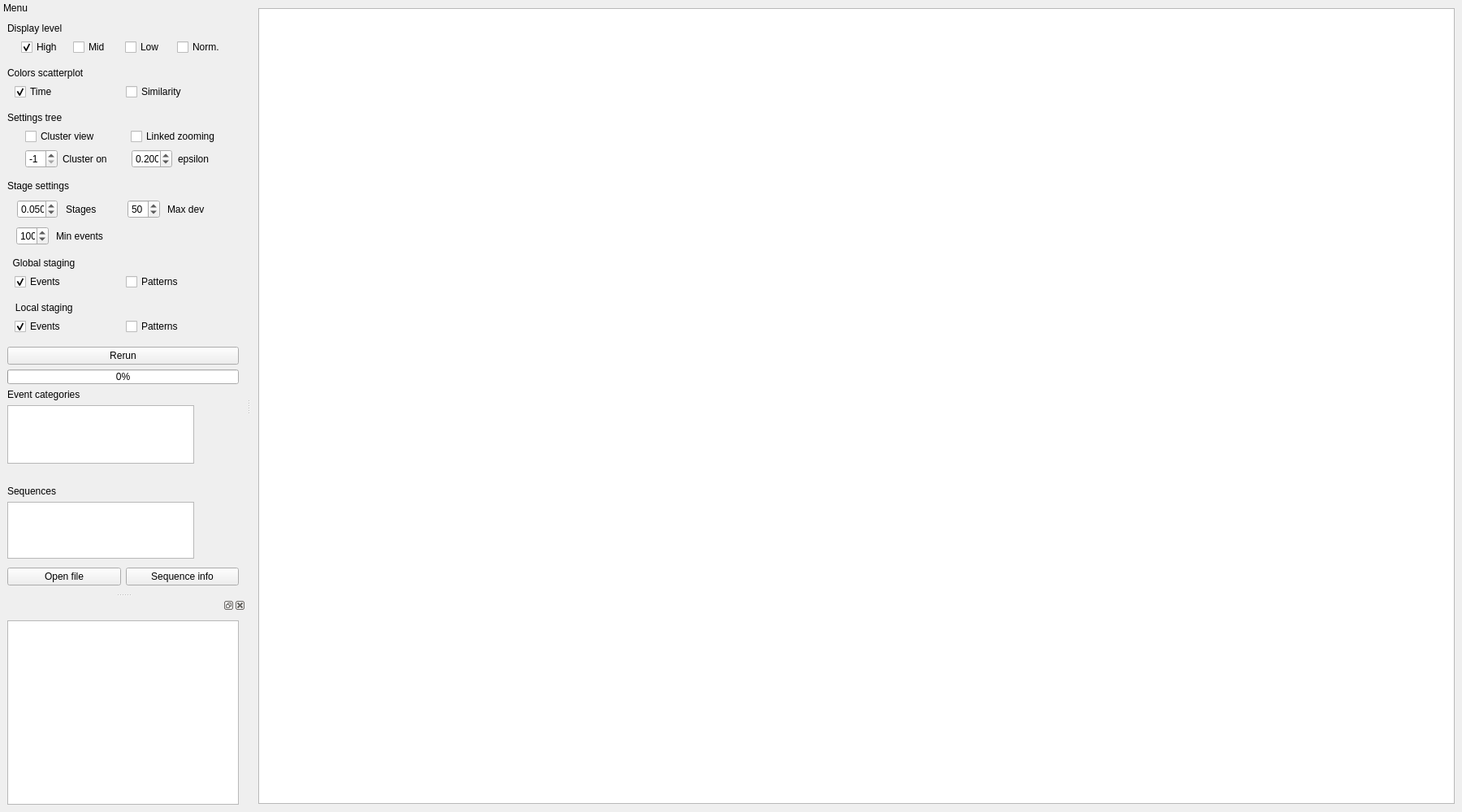
<?xml version="1.0" encoding="UTF-8"?>
<ui version="4.0">
 <class>MainWindow</class>
 <widget class="QMainWindow" name="MainWindow">
  <property name="geometry">
   <rect>
    <x>0</x>
    <y>0</y>
    <width>1800</width>
    <height>1000</height>
   </rect>
  </property>
  <property name="windowTitle">
   <string>MainWindow</string>
  </property>
  <widget class="QWidget" name="centralwidget">
   <layout class="QHBoxLayout" name="horizontalLayout">
    <property name="spacing">
     <number>6</number>
    </property>
    <item>
     <widget class="QWidget" name="visual" native="true">
      <property name="maximumSize">
       <size>
        <width>16777215</width>
        <height>980</height>
       </size>
      </property>
      <layout class="QVBoxLayout" name="verticalLayout_2">
       <property name="leftMargin">
        <number>0</number>
       </property>
       <property name="topMargin">
        <number>0</number>
       </property>
       <property name="rightMargin">
        <number>0</number>
       </property>
       <property name="bottomMargin">
        <number>0</number>
       </property>
       <item>
        <widget class="QWidget" name="widget" native="true">
         <property name="sizePolicy">
          <sizepolicy hsizetype="Preferred" vsizetype="Preferred">
           <horstretch>0</horstretch>
           <verstretch>0</verstretch>
          </sizepolicy>
         </property>
         <property name="minimumSize">
          <size>
           <width>0</width>
           <height>1</height>
          </size>
         </property>
         <layout class="QHBoxLayout" name="horizontalLayout_2" stretch="3">
          <property name="spacing">
           <number>3</number>
          </property>
          <property name="leftMargin">
           <number>0</number>
          </property>
          <property name="topMargin">
           <number>0</number>
          </property>
          <property name="rightMargin">
           <number>0</number>
          </property>
          <property name="bottomMargin">
           <number>0</number>
          </property>
          <item>
           <widget class="QGraphicsView" name="graphicsView_test">
            <property name="verticalScrollBarPolicy">
             <enum>Qt::ScrollBarAlwaysOff</enum>
            </property>
            <property name="horizontalScrollBarPolicy">
             <enum>Qt::ScrollBarAlwaysOff</enum>
            </property>
            <property name="renderHints">
             <set>QPainter::Antialiasing|QPainter::SmoothPixmapTransform|QPainter::TextAntialiasing</set>
            </property>
            <property name="dragMode">
             <enum>QGraphicsView::ScrollHandDrag</enum>
            </property>
            <property name="transformationAnchor">
             <enum>QGraphicsView::AnchorUnderMouse</enum>
            </property>
           </widget>
          </item>
         </layout>
        </widget>
       </item>
      </layout>
     </widget>
    </item>
   </layout>
  </widget>
  <widget class="QMenuBar" name="menubar">
   <property name="geometry">
    <rect>
     <x>0</x>
     <y>0</y>
     <width>1800</width>
     <height>21</height>
    </rect>
   </property>
  </widget>
  <widget class="QDockWidget" name="dockWidget">
   <property name="sizePolicy">
    <sizepolicy hsizetype="Preferred" vsizetype="Preferred">
     <horstretch>0</horstretch>
     <verstretch>0</verstretch>
    </sizepolicy>
   </property>
   <property name="minimumSize">
    <size>
     <width>303</width>
     <height>730</height>
    </size>
   </property>
   <property name="maximumSize">
    <size>
     <width>524287</width>
     <height>730</height>
    </size>
   </property>
   <property name="features">
    <set>QDockWidget::NoDockWidgetFeatures</set>
   </property>
   <property name="windowTitle">
    <string notr="true">Menu</string>
   </property>
   <attribute name="dockWidgetArea">
    <number>1</number>
   </attribute>
   <widget class="QWidget" name="dockWidgetContents">
    <layout class="QVBoxLayout" name="verticalLayout">
     <item>
      <widget class="QLabel" name="label">
       <property name="text">
        <string>Display level </string>
       </property>
      </widget>
     </item>
     <item>
      <widget class="QWidget" name="widget_5" native="true">
       <property name="maximumSize">
        <size>
         <width>16777215</width>
         <height>33</height>
        </size>
       </property>
       <layout class="QHBoxLayout" name="horizontalLayout_6">
        <property name="topMargin">
         <number>0</number>
        </property>
        <item>
         <widget class="QCheckBox" name="high_level">
          <property name="maximumSize">
           <size>
            <width>50</width>
            <height>16777215</height>
           </size>
          </property>
          <property name="text">
           <string>High</string>
          </property>
          <property name="checked">
           <bool>true</bool>
          </property>
         </widget>
        </item>
        <item>
         <widget class="QCheckBox" name="mid_level">
          <property name="maximumSize">
           <size>
            <width>50</width>
            <height>16777215</height>
           </size>
          </property>
          <property name="text">
           <string>Mid</string>
          </property>
         </widget>
        </item>
        <item>
         <widget class="QCheckBox" name="low_level">
          <property name="maximumSize">
           <size>
            <width>50</width>
            <height>16777215</height>
           </size>
          </property>
          <property name="text">
           <string>Low</string>
          </property>
         </widget>
        </item>
        <item>
         <widget class="QCheckBox" name="norm">
          <property name="maximumSize">
           <size>
            <width>55</width>
            <height>16777215</height>
           </size>
          </property>
          <property name="text">
           <string>Norm.</string>
          </property>
         </widget>
        </item>
       </layout>
      </widget>
     </item>
     <item>
      <widget class="QLabel" name="label_3">
       <property name="text">
        <string>Colors scatterplot</string>
       </property>
      </widget>
     </item>
     <item>
      <widget class="QWidget" name="widget_6" native="true">
       <property name="maximumSize">
        <size>
         <width>16777215</width>
         <height>33</height>
        </size>
       </property>
       <layout class="QHBoxLayout" name="horizontalLayout_7">
        <property name="topMargin">
         <number>0</number>
        </property>
        <item>
         <widget class="QCheckBox" name="time">
          <property name="text">
           <string>Time</string>
          </property>
          <property name="checked">
           <bool>true</bool>
          </property>
         </widget>
        </item>
        <item>
         <widget class="QCheckBox" name="similarity">
          <property name="text">
           <string>Similarity</string>
          </property>
         </widget>
        </item>
       </layout>
      </widget>
     </item>
     <item>
      <widget class="QLabel" name="label_2">
       <property name="text">
        <string>Settings tree</string>
       </property>
      </widget>
     </item>
     <item>
      <widget class="QWidget" name="widget_7" native="true">
       <property name="maximumSize">
        <size>
         <width>16777215</width>
         <height>65</height>
        </size>
       </property>
       <layout class="QHBoxLayout" name="horizontalLayout_8">
        <property name="topMargin">
         <number>0</number>
        </property>
        <item>
         <layout class="QVBoxLayout" name="verticalLayout_5">
          <item>
           <widget class="QCheckBox" name="cluster_button">
            <property name="maximumSize">
             <size>
              <width>134</width>
              <height>16777215</height>
             </size>
            </property>
            <property name="text">
             <string>Cluster view</string>
            </property>
           </widget>
          </item>
          <item>
           <layout class="QHBoxLayout" name="horizontalLayout_13" stretch="0,0">
            <item>
             <widget class="QSpinBox" name="spinBox_4">
              <property name="maximumSize">
               <size>
                <width>40</width>
                <height>16777215</height>
               </size>
              </property>
              <property name="minimum">
               <number>-1</number>
              </property>
              <property name="maximum">
               <number>1000</number>
              </property>
              <property name="value">
               <number>-1</number>
              </property>
             </widget>
            </item>
            <item>
             <widget class="QLabel" name="label_12">
              <property name="maximumSize">
               <size>
                <width>65</width>
                <height>16777215</height>
               </size>
              </property>
              <property name="text">
               <string>Cluster on</string>
              </property>
             </widget>
            </item>
           </layout>
          </item>
         </layout>
        </item>
        <item>
         <layout class="QVBoxLayout" name="verticalLayout_6">
          <item>
           <widget class="QCheckBox" name="checkBox">
            <property name="maximumSize">
             <size>
              <width>134</width>
              <height>16777215</height>
             </size>
            </property>
            <property name="text">
             <string>Linked zooming</string>
            </property>
           </widget>
          </item>
          <item>
           <layout class="QHBoxLayout" name="horizontalLayout_14">
            <item>
             <widget class="QDoubleSpinBox" name="eps_cluster_tree">
              <property name="maximumSize">
               <size>
                <width>50</width>
                <height>16777215</height>
               </size>
              </property>
              <property name="decimals">
               <number>3</number>
              </property>
              <property name="minimum">
               <double>0.050000000000000</double>
              </property>
              <property name="maximum">
               <double>1.000000000000000</double>
              </property>
              <property name="singleStep">
               <double>0.050000000000000</double>
              </property>
              <property name="value">
               <double>0.200000000000000</double>
              </property>
             </widget>
            </item>
            <item>
             <widget class="QLabel" name="label_13">
              <property name="maximumSize">
               <size>
                <width>50</width>
                <height>16777215</height>
               </size>
              </property>
              <property name="text">
               <string>epsilon</string>
              </property>
             </widget>
            </item>
           </layout>
          </item>
         </layout>
        </item>
       </layout>
      </widget>
     </item>
     <item>
      <widget class="QLabel" name="label_4">
       <property name="text">
        <string>Stage settings</string>
       </property>
      </widget>
     </item>
     <item>
      <widget class="QWidget" name="widget_11" native="true">
       <layout class="QVBoxLayout" name="verticalLayout_4">
        <property name="topMargin">
         <number>0</number>
        </property>
        <item>
         <widget class="QWidget" name="widget_10" native="true">
          <layout class="QHBoxLayout" name="horizontalLayout_11">
           <property name="leftMargin">
            <number>0</number>
           </property>
           <property name="topMargin">
            <number>0</number>
           </property>
           <property name="rightMargin">
            <number>0</number>
           </property>
           <property name="bottomMargin">
            <number>0</number>
           </property>
           <item>
            <widget class="QWidget" name="widget_2" native="true">
             <property name="enabled">
              <bool>true</bool>
             </property>
             <property name="minimumSize">
              <size>
               <width>0</width>
               <height>27</height>
              </size>
             </property>
             <widget class="QWidget" name="horizontalLayoutWidget">
              <property name="geometry">
               <rect>
                <x>-1</x>
                <y>0</y>
                <width>135</width>
                <height>31</height>
               </rect>
              </property>
              <layout class="QHBoxLayout" name="horizontalLayout_3" stretch="0,0">
               <item>
                <widget class="QDoubleSpinBox" name="doubleSpinBox">
                 <property name="maximumSize">
                  <size>
                   <width>50</width>
                   <height>16777215</height>
                  </size>
                 </property>
                 <property name="decimals">
                  <number>3</number>
                 </property>
                 <property name="maximum">
                  <double>1.000000000000000</double>
                 </property>
                 <property name="singleStep">
                  <double>0.010000000000000</double>
                 </property>
                 <property name="stepType">
                  <enum>QAbstractSpinBox::DefaultStepType</enum>
                 </property>
                 <property name="value">
                  <double>0.050000000000000</double>
                 </property>
                </widget>
               </item>
               <item>
                <widget class="QLabel" name="label_5">
                 <property name="maximumSize">
                  <size>
                   <width>65</width>
                   <height>16777215</height>
                  </size>
                 </property>
                 <property name="text">
                  <string>Stages</string>
                 </property>
                </widget>
               </item>
              </layout>
             </widget>
            </widget>
           </item>
           <item>
            <widget class="QWidget" name="widget_4" native="true">
             <property name="enabled">
              <bool>true</bool>
             </property>
             <property name="minimumSize">
              <size>
               <width>0</width>
               <height>27</height>
              </size>
             </property>
             <widget class="QWidget" name="horizontalLayoutWidget_3">
              <property name="geometry">
               <rect>
                <x>-1</x>
                <y>0</y>
                <width>121</width>
                <height>31</height>
               </rect>
              </property>
              <layout class="QHBoxLayout" name="horizontalLayout_5" stretch="0,0">
               <item>
                <widget class="QSpinBox" name="spinBox_3">
                 <property name="maximumSize">
                  <size>
                   <width>40</width>
                   <height>16777215</height>
                  </size>
                 </property>
                 <property name="maximum">
                  <number>1000</number>
                 </property>
                 <property name="value">
                  <number>50</number>
                 </property>
                </widget>
               </item>
               <item>
                <widget class="QLabel" name="label_7">
                 <property name="maximumSize">
                  <size>
                   <width>65</width>
                   <height>16777215</height>
                  </size>
                 </property>
                 <property name="text">
                  <string>Max dev</string>
                 </property>
                </widget>
               </item>
              </layout>
             </widget>
            </widget>
           </item>
          </layout>
         </widget>
        </item>
        <item>
         <widget class="QWidget" name="widget_3" native="true">
          <property name="enabled">
           <bool>true</bool>
          </property>
          <property name="minimumSize">
           <size>
            <width>0</width>
            <height>27</height>
           </size>
          </property>
          <widget class="QWidget" name="horizontalLayoutWidget_2">
           <property name="geometry">
            <rect>
             <x>-1</x>
             <y>0</y>
             <width>121</width>
             <height>31</height>
            </rect>
           </property>
           <layout class="QHBoxLayout" name="horizontalLayout_4" stretch="0,0">
            <item>
             <widget class="QSpinBox" name="spinBox_2">
              <property name="maximumSize">
               <size>
                <width>40</width>
                <height>16777215</height>
               </size>
              </property>
              <property name="maximum">
               <number>1000</number>
              </property>
              <property name="value">
               <number>100</number>
              </property>
             </widget>
            </item>
            <item>
             <widget class="QLabel" name="label_6">
              <property name="maximumSize">
               <size>
                <width>65</width>
                <height>16777215</height>
               </size>
              </property>
              <property name="text">
               <string>Min events</string>
              </property>
             </widget>
            </item>
           </layout>
          </widget>
         </widget>
        </item>
       </layout>
      </widget>
     </item>
     <item>
      <widget class="QLabel" name="label_8">
       <property name="text">
        <string>  Global staging</string>
       </property>
      </widget>
     </item>
     <item>
      <widget class="QWidget" name="widget_8" native="true">
       <property name="maximumSize">
        <size>
         <width>16777215</width>
         <height>33</height>
        </size>
       </property>
       <layout class="QHBoxLayout" name="horizontalLayout_9">
        <property name="topMargin">
         <number>0</number>
        </property>
        <item>
         <widget class="QCheckBox" name="checkBox_2">
          <property name="text">
           <string>Events</string>
          </property>
          <property name="checked">
           <bool>true</bool>
          </property>
         </widget>
        </item>
        <item>
         <widget class="QCheckBox" name="checkBox_3">
          <property name="text">
           <string>Patterns</string>
          </property>
         </widget>
        </item>
       </layout>
      </widget>
     </item>
     <item>
      <widget class="QLabel" name="label_9">
       <property name="text">
        <string>   Local staging</string>
       </property>
      </widget>
     </item>
     <item>
      <widget class="QWidget" name="widget_9" native="true">
       <property name="maximumSize">
        <size>
         <width>16777215</width>
         <height>33</height>
        </size>
       </property>
       <layout class="QHBoxLayout" name="horizontalLayout_10">
        <property name="topMargin">
         <number>0</number>
        </property>
        <item>
         <widget class="QCheckBox" name="checkBox_4">
          <property name="text">
           <string>Events</string>
          </property>
          <property name="checked">
           <bool>true</bool>
          </property>
         </widget>
        </item>
        <item>
         <widget class="QCheckBox" name="checkBox_5">
          <property name="text">
           <string>Patterns</string>
          </property>
         </widget>
        </item>
       </layout>
      </widget>
     </item>
     <item>
      <widget class="QPushButton" name="pushButton">
       <property name="text">
        <string>Rerun</string>
       </property>
      </widget>
     </item>
     <item>
      <widget class="QProgressBar" name="progressBar">
       <property name="maximumSize">
        <size>
         <width>16777215</width>
         <height>18</height>
        </size>
       </property>
       <property name="value">
        <number>0</number>
       </property>
       <property name="alignment">
        <set>Qt::AlignCenter</set>
       </property>
      </widget>
     </item>
     <item>
      <widget class="QLabel" name="label_10">
       <property name="text">
        <string>Event categories</string>
       </property>
      </widget>
     </item>
     <item>
      <widget class="QWidget" name="widget_12" native="true">
       <property name="minimumSize">
        <size>
         <width>0</width>
         <height>100</height>
        </size>
       </property>
       <property name="maximumSize">
        <size>
         <width>16777215</width>
         <height>100</height>
        </size>
       </property>
       <widget class="QListWidget" name="listWidget">
        <property name="geometry">
         <rect>
          <x>0</x>
          <y>0</y>
          <width>230</width>
          <height>72</height>
         </rect>
        </property>
        <property name="maximumSize">
         <size>
          <width>16777215</width>
          <height>72</height>
         </size>
        </property>
        <property name="verticalScrollBarPolicy">
         <enum>Qt::ScrollBarAlwaysOff</enum>
        </property>
        <property name="horizontalScrollBarPolicy">
         <enum>Qt::ScrollBarAlwaysOff</enum>
        </property>
        <property name="showDropIndicator" stdset="0">
         <bool>false</bool>
        </property>
       </widget>
      </widget>
     </item>
     <item>
      <widget class="QLabel" name="label_11">
       <property name="text">
        <string>Sequences</string>
       </property>
      </widget>
     </item>
     <item>
      <widget class="QWidget" name="widget_13" native="true">
       <property name="minimumSize">
        <size>
         <width>0</width>
         <height>75</height>
        </size>
       </property>
       <widget class="QListWidget" name="listWidget_2">
        <property name="geometry">
         <rect>
          <x>0</x>
          <y>0</y>
          <width>230</width>
          <height>70</height>
         </rect>
        </property>
        <property name="minimumSize">
         <size>
          <width>0</width>
          <height>70</height>
         </size>
        </property>
        <property name="maximumSize">
         <size>
          <width>16777215</width>
          <height>70</height>
         </size>
        </property>
        <property name="verticalScrollBarPolicy">
         <enum>Qt::ScrollBarAlwaysOff</enum>
        </property>
        <property name="horizontalScrollBarPolicy">
         <enum>Qt::ScrollBarAlwaysOff</enum>
        </property>
        <property name="showDropIndicator" stdset="0">
         <bool>false</bool>
        </property>
       </widget>
      </widget>
     </item>
     <item>
      <widget class="QWidget" name="widget_14" native="true">
       <layout class="QHBoxLayout" name="horizontalLayout_12">
        <property name="spacing">
         <number>6</number>
        </property>
        <property name="leftMargin">
         <number>0</number>
        </property>
        <property name="topMargin">
         <number>0</number>
        </property>
        <property name="rightMargin">
         <number>0</number>
        </property>
        <property name="bottomMargin">
         <number>0</number>
        </property>
        <item>
         <widget class="QPushButton" name="pushButton_2">
          <property name="text">
           <string>Open file</string>
          </property>
         </widget>
        </item>
        <item>
         <widget class="QPushButton" name="pushButton_3">
          <property name="text">
           <string>Sequence info</string>
          </property>
         </widget>
        </item>
       </layout>
      </widget>
     </item>
     <item>
      <spacer name="verticalSpacer">
       <property name="orientation">
        <enum>Qt::Vertical</enum>
       </property>
       <property name="sizeHint" stdset="0">
        <size>
         <width>20</width>
         <height>40</height>
        </size>
       </property>
      </spacer>
     </item>
    </layout>
   </widget>
  </widget>
  <widget class="QDockWidget" name="dockWidget_2">
   <attribute name="dockWidgetArea">
    <number>1</number>
   </attribute>
   <widget class="QWidget" name="dockWidgetScatter">
    <layout class="QVBoxLayout" name="verticalLayout_3">
     <item>
      <widget class="GraphicsViewZoom" name="scatter">
       <property name="minimumSize">
        <size>
         <width>0</width>
         <height>200</height>
        </size>
       </property>
       <property name="verticalScrollBarPolicy">
        <enum>Qt::ScrollBarAlwaysOff</enum>
       </property>
       <property name="horizontalScrollBarPolicy">
        <enum>Qt::ScrollBarAlwaysOff</enum>
       </property>
       <property name="dragMode">
        <enum>QGraphicsView::ScrollHandDrag</enum>
       </property>
      </widget>
     </item>
    </layout>
   </widget>
  </widget>
 </widget>
 <customwidgets>
  <customwidget>
   <class>GraphicsViewZoom</class>
   <extends>QGraphicsView</extends>
   <header location="global">graphicsviewzoom.h</header>
  </customwidget>
 </customwidgets>
 <resources/>
 <connections/>
</ui>
